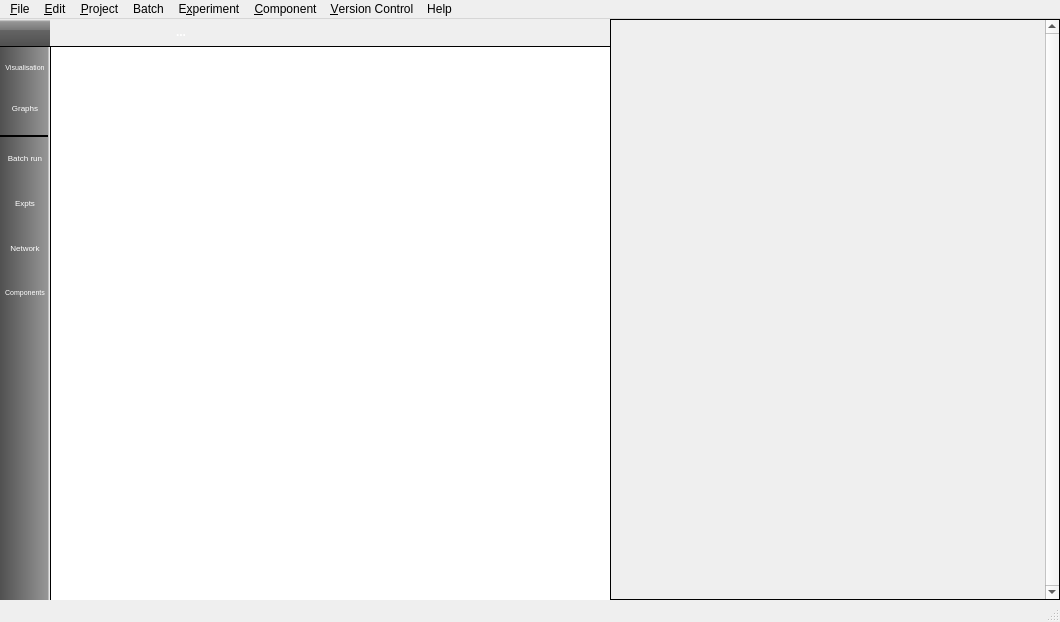
<?xml version="1.0" encoding="UTF-8"?>
<ui version="4.0">
 <class>MainWindow</class>
 <widget class="QMainWindow" name="MainWindow">
  <property name="geometry">
   <rect>
    <x>0</x>
    <y>0</y>
    <width>1060</width>
    <height>622</height>
   </rect>
  </property>
  <property name="sizePolicy">
   <sizepolicy hsizetype="Preferred" vsizetype="Preferred">
    <horstretch>0</horstretch>
    <verstretch>0</verstretch>
   </sizepolicy>
  </property>
  <property name="minimumSize">
   <size>
    <width>630</width>
    <height>460</height>
   </size>
  </property>
  <property name="windowTitle">
   <string notr="true">spineCreator</string>
  </property>
  <property name="windowIcon">
   <iconset resource="icons.qrc">
    <normaloff>:/images/ssBig.png</normaloff>:/images/ssBig.png</iconset>
  </property>
  <property name="unifiedTitleAndToolBarOnMac">
   <bool>false</bool>
  </property>
  <widget class="QWidget" name="centralWidget">
   <property name="minimumSize">
    <size>
     <width>0</width>
     <height>0</height>
    </size>
   </property>
   <layout class="QGridLayout" name="gridLayout">
    <property name="leftMargin">
     <number>0</number>
    </property>
    <property name="topMargin">
     <number>0</number>
    </property>
    <property name="rightMargin">
     <number>0</number>
    </property>
    <property name="bottomMargin">
     <number>0</number>
    </property>
    <property name="spacing">
     <number>0</number>
    </property>
    <item row="0" column="0">
     <widget class="QFrame" name="topleft">
      <property name="sizePolicy">
       <sizepolicy hsizetype="Preferred" vsizetype="Preferred">
        <horstretch>0</horstretch>
        <verstretch>0</verstretch>
       </sizepolicy>
      </property>
      <property name="minimumSize">
       <size>
        <width>0</width>
        <height>27</height>
       </size>
      </property>
      <property name="maximumSize">
       <size>
        <width>16777215</width>
        <height>27</height>
       </size>
      </property>
      <property name="styleSheet">
       <string notr="true">background: qlineargradient(spread:pad, x1:0, y1:0, x2:0, y2:1, stop:0.1 rgba(150, 150, 150, 255), stop:0.405 rgba(120, 120, 120, 255), stop:0.415 rgba(100, 100, 100 255), stop:1 rgba(80, 80, 80, 255), stop:0 rgba(255,255,255,255))</string>
      </property>
      <property name="frameShape">
       <enum>QFrame::NoFrame</enum>
      </property>
      <property name="frameShadow">
       <enum>QFrame::Plain</enum>
      </property>
      <property name="lineWidth">
       <number>1</number>
      </property>
     </widget>
    </item>
    <item row="0" column="2" rowspan="4">
     <widget class="QFrame" name="view1">
      <property name="frameShape">
       <enum>QFrame::NoFrame</enum>
      </property>
      <property name="frameShadow">
       <enum>QFrame::Plain</enum>
      </property>
      <property name="lineWidth">
       <number>0</number>
      </property>
      <layout class="QGridLayout" name="gridLayout_2">
       <property name="leftMargin">
        <number>0</number>
       </property>
       <property name="topMargin">
        <number>0</number>
       </property>
       <property name="rightMargin">
        <number>0</number>
       </property>
       <property name="bottomMargin">
        <number>0</number>
       </property>
       <property name="spacing">
        <number>0</number>
       </property>
       <item row="2" column="0">
        <widget class="Line" name="line_5">
         <property name="maximumSize">
          <size>
           <width>16777215</width>
           <height>1</height>
          </size>
         </property>
         <property name="frameShadow">
          <enum>QFrame::Plain</enum>
         </property>
         <property name="orientation">
          <enum>Qt::Horizontal</enum>
         </property>
        </widget>
       </item>
       <item row="3" column="0">
        <widget class="GLWidget" name="viewport" native="true">
         <property name="sizePolicy">
          <sizepolicy hsizetype="Expanding" vsizetype="Expanding">
           <horstretch>0</horstretch>
           <verstretch>0</verstretch>
          </sizepolicy>
         </property>
         <property name="autoFillBackground">
          <bool>false</bool>
         </property>
         <property name="styleSheet">
          <string notr="true">background: rgb(255,255,255)</string>
         </property>
        </widget>
       </item>
       <item row="1" column="0">
        <widget class="QFrame" name="toolbar_3">
         <property name="sizePolicy">
          <sizepolicy hsizetype="Expanding" vsizetype="Fixed">
           <horstretch>0</horstretch>
           <verstretch>0</verstretch>
          </sizepolicy>
         </property>
         <property name="minimumSize">
          <size>
           <width>0</width>
           <height>27</height>
          </size>
         </property>
         <property name="maximumSize">
          <size>
           <width>16777215</width>
           <height>27</height>
          </size>
         </property>
         <property name="baseSize">
          <size>
           <width>0</width>
           <height>25</height>
          </size>
         </property>
         <property name="styleSheet">
          <string notr="true">QFrame, QToolBar, QToolButton, QFrame &gt; QLayout, QFrame &gt; QToolButton {background: qlineargradient(spread:pad, x1:0, y1:0, x2:0, y2:1, stop:0.1 rgba(150, 150, 150, 255), stop:0.405 rgba(120, 120, 120, 255), stop:0.415 rgba(100, 100, 100 255), stop:1 rgba(80, 80, 80, 255), stop:0 rgba(255,255,255,255))}</string>
         </property>
         <property name="frameShape">
          <enum>QFrame::NoFrame</enum>
         </property>
         <property name="frameShadow">
          <enum>QFrame::Plain</enum>
         </property>
         <property name="lineWidth">
          <number>0</number>
         </property>
         <widget class="QPushButton" name="butA">
          <property name="geometry">
           <rect>
            <x>0</x>
            <y>0</y>
            <width>26</width>
            <height>26</height>
           </rect>
          </property>
          <property name="focusPolicy">
           <enum>Qt::NoFocus</enum>
          </property>
          <property name="toolTip">
           <string>Add population</string>
          </property>
          <property name="statusTip">
           <string>Add a neural population at the cursor</string>
          </property>
          <property name="text">
           <string/>
          </property>
          <property name="icon">
           <iconset resource="icons.qrc">
            <normaloff>:/icons/toolbar/icons/nrnico.png</normaloff>:/icons/toolbar/icons/nrnico.png</iconset>
          </property>
          <property name="iconSize">
           <size>
            <width>26</width>
            <height>26</height>
           </size>
          </property>
          <property name="flat">
           <bool>true</bool>
          </property>
         </widget>
         <widget class="QPushButton" name="butB">
          <property name="geometry">
           <rect>
            <x>30</x>
            <y>0</y>
            <width>26</width>
            <height>26</height>
           </rect>
          </property>
          <property name="focusPolicy">
           <enum>Qt::NoFocus</enum>
          </property>
          <property name="toolTip">
           <string>Add connection</string>
          </property>
          <property name="statusTip">
           <string>Add a connection from the current selected population (left mouse button to add bend, right mouse button to cancel)</string>
          </property>
          <property name="text">
           <string/>
          </property>
          <property name="icon">
           <iconset resource="icons.qrc">
            <normaloff>:/icons/toolbar/icons/colico.png</normaloff>:/icons/toolbar/icons/colico.png</iconset>
          </property>
          <property name="iconSize">
           <size>
            <width>26</width>
            <height>26</height>
           </size>
          </property>
          <property name="flat">
           <bool>true</bool>
          </property>
         </widget>
         <widget class="QPushButton" name="butC">
          <property name="geometry">
           <rect>
            <x>90</x>
            <y>0</y>
            <width>26</width>
            <height>26</height>
           </rect>
          </property>
          <property name="mouseTracking">
           <bool>false</bool>
          </property>
          <property name="focusPolicy">
           <enum>Qt::NoFocus</enum>
          </property>
          <property name="toolTip">
           <string extracomment="Delete">Delete (Del)</string>
          </property>
          <property name="statusTip">
           <string>Delete the current selection (Shortcut: Del)</string>
          </property>
          <property name="whatsThis">
           <string/>
          </property>
          <property name="text">
           <string/>
          </property>
          <property name="icon">
           <iconset resource="icons.qrc">
            <normaloff>:/icons/toolbar/icons/delico.png</normaloff>:/icons/toolbar/icons/delico.png</iconset>
          </property>
          <property name="iconSize">
           <size>
            <width>26</width>
            <height>26</height>
           </size>
          </property>
          <property name="shortcut">
           <string/>
          </property>
          <property name="flat">
           <bool>true</bool>
          </property>
         </widget>
         <widget class="QLabel" name="caption">
          <property name="geometry">
           <rect>
            <x>125</x>
            <y>0</y>
            <width>266</width>
            <height>26</height>
           </rect>
          </property>
          <property name="font">
           <font>
            <weight>75</weight>
            <bold>true</bold>
           </font>
          </property>
          <property name="styleSheet">
           <string notr="true">color: white</string>
          </property>
          <property name="text">
           <string>...</string>
          </property>
          <property name="scaledContents">
           <bool>false</bool>
          </property>
          <property name="indent">
           <number>0</number>
          </property>
         </widget>
         <widget class="QPushButton" name="butSS">
          <property name="geometry">
           <rect>
            <x>60</x>
            <y>0</y>
            <width>26</width>
            <height>26</height>
           </rect>
          </property>
          <property name="mouseTracking">
           <bool>false</bool>
          </property>
          <property name="focusPolicy">
           <enum>Qt::NoFocus</enum>
          </property>
          <property name="toolTip">
           <string extracomment="Delete">Add spike source</string>
          </property>
          <property name="statusTip">
           <string>Add a spike source - this is configured from the experiment</string>
          </property>
          <property name="whatsThis">
           <string/>
          </property>
          <property name="text">
           <string/>
          </property>
          <property name="icon">
           <iconset resource="icons.qrc">
            <normaloff>:/icons/toolbar/icons/ss.png</normaloff>:/icons/toolbar/icons/ss.png</iconset>
          </property>
          <property name="iconSize">
           <size>
            <width>26</width>
            <height>26</height>
           </size>
          </property>
          <property name="shortcut">
           <string/>
          </property>
          <property name="flat">
           <bool>true</bool>
          </property>
         </widget>
        </widget>
       </item>
       <item row="0" column="1" rowspan="4">
        <widget class="QScrollArea" name="info_area">
         <property name="enabled">
          <bool>true</bool>
         </property>
         <property name="sizePolicy">
          <sizepolicy hsizetype="Minimum" vsizetype="Expanding">
           <horstretch>0</horstretch>
           <verstretch>0</verstretch>
          </sizepolicy>
         </property>
         <property name="minimumSize">
          <size>
           <width>450</width>
           <height>0</height>
          </size>
         </property>
         <property name="frameShape">
          <enum>QFrame::Box</enum>
         </property>
         <property name="frameShadow">
          <enum>QFrame::Plain</enum>
         </property>
         <property name="lineWidth">
          <number>1</number>
         </property>
         <property name="verticalScrollBarPolicy">
          <enum>Qt::ScrollBarAlwaysOn</enum>
         </property>
         <property name="horizontalScrollBarPolicy">
          <enum>Qt::ScrollBarAsNeeded</enum>
         </property>
         <property name="widgetResizable">
          <bool>true</bool>
         </property>
         <widget class="QWidget" name="parsPanel">
          <property name="geometry">
           <rect>
            <x>0</x>
            <y>0</y>
            <width>432</width>
            <height>577</height>
           </rect>
          </property>
         </widget>
        </widget>
       </item>
      </layout>
     </widget>
    </item>
    <item row="1" column="1" rowspan="3">
     <widget class="Line" name="line">
      <property name="sizePolicy">
       <sizepolicy hsizetype="Fixed" vsizetype="Ignored">
        <horstretch>0</horstretch>
        <verstretch>0</verstretch>
       </sizepolicy>
      </property>
      <property name="maximumSize">
       <size>
        <width>1</width>
        <height>16777215</height>
       </size>
      </property>
      <property name="frameShadow">
       <enum>QFrame::Plain</enum>
      </property>
      <property name="lineWidth">
       <number>1</number>
      </property>
      <property name="orientation">
       <enum>Qt::Vertical</enum>
      </property>
     </widget>
    </item>
    <item row="1" column="0">
     <widget class="Line" name="line_2">
      <property name="maximumSize">
       <size>
        <width>16777215</width>
        <height>1</height>
       </size>
      </property>
      <property name="frameShadow">
       <enum>QFrame::Plain</enum>
      </property>
      <property name="orientation">
       <enum>Qt::Horizontal</enum>
      </property>
     </widget>
    </item>
    <item row="2" column="0" rowspan="2">
     <widget class="QFrame" name="viewSelector">
      <property name="sizePolicy">
       <sizepolicy hsizetype="Fixed" vsizetype="Preferred">
        <horstretch>0</horstretch>
        <verstretch>0</verstretch>
       </sizepolicy>
      </property>
      <property name="minimumSize">
       <size>
        <width>50</width>
        <height>0</height>
       </size>
      </property>
      <property name="styleSheet">
       <string notr="true">background: qlineargradient(spread:pad, x1:0, y1:0, x2:1, y2:0, stop:0 rgba(80, 80, 80, 255), stop:0.95 rgba(150, 150, 150, 255), stop:1 rgba(255,255,255,255))</string>
      </property>
      <property name="frameShape">
       <enum>QFrame::Box</enum>
      </property>
      <property name="frameShadow">
       <enum>QFrame::Plain</enum>
      </property>
      <property name="lineWidth">
       <number>0</number>
      </property>
      <widget class="QToolButton" name="tab1">
       <property name="geometry">
        <rect>
         <x>0</x>
         <y>180</y>
         <width>50</width>
         <height>41</height>
        </rect>
       </property>
       <property name="minimumSize">
        <size>
         <width>50</width>
         <height>0</height>
        </size>
       </property>
       <property name="font">
        <font>
         <pointsize>6</pointsize>
        </font>
       </property>
       <property name="toolTip">
        <string/>
       </property>
       <property name="statusTip">
        <string>The network-level view of the model</string>
       </property>
       <property name="styleSheet">
        <string notr="true">border: 0px; color:white</string>
       </property>
       <property name="text">
        <string>Network</string>
       </property>
       <property name="icon">
        <iconset resource="icons.qrc">
         <normaloff>:/icons/toolbar/SYS.png</normaloff>:/icons/toolbar/SYS.png</iconset>
       </property>
       <property name="iconSize">
        <size>
         <width>26</width>
         <height>26</height>
        </size>
       </property>
       <property name="toolButtonStyle">
        <enum>Qt::ToolButtonTextUnderIcon</enum>
       </property>
      </widget>
      <widget class="QToolButton" name="tab2">
       <property name="geometry">
        <rect>
         <x>0</x>
         <y>0</y>
         <width>50</width>
         <height>41</height>
        </rect>
       </property>
       <property name="minimumSize">
        <size>
         <width>50</width>
         <height>0</height>
        </size>
       </property>
       <property name="font">
        <font>
         <pointsize>5</pointsize>
        </font>
       </property>
       <property name="toolTip">
        <string/>
       </property>
       <property name="statusTip">
        <string>3D views of the model</string>
       </property>
       <property name="styleSheet">
        <string notr="true">border: 0px; color:white</string>
       </property>
       <property name="text">
        <string>Visualisation</string>
       </property>
       <property name="icon">
        <iconset resource="icons.qrc">
         <normaloff>:/icons/toolbar/POP.png</normaloff>:/icons/toolbar/POP.png</iconset>
       </property>
       <property name="iconSize">
        <size>
         <width>26</width>
         <height>26</height>
        </size>
       </property>
       <property name="toolButtonStyle">
        <enum>Qt::ToolButtonTextUnderIcon</enum>
       </property>
      </widget>
      <widget class="QToolButton" name="tab3">
       <property name="geometry">
        <rect>
         <x>0</x>
         <y>225</y>
         <width>50</width>
         <height>41</height>
        </rect>
       </property>
       <property name="minimumSize">
        <size>
         <width>50</width>
         <height>0</height>
        </size>
       </property>
       <property name="font">
        <font>
         <pointsize>5</pointsize>
        </font>
       </property>
       <property name="toolTip">
        <string/>
       </property>
       <property name="statusTip">
        <string>Create and edit components</string>
       </property>
       <property name="styleSheet">
        <string notr="true">border: 0px; color:white; background: qlineargradient(spread:pad, x1:0, y1:0, x2:1, y2:0, stop:0 rgba(80, 80, 80, 255), stop:0.95 rgba(150, 150, 150, 255), stop:1 rgba(255,255,255,255))</string>
       </property>
       <property name="text">
        <string>Components</string>
       </property>
       <property name="icon">
        <iconset resource="icons.qrc">
         <normaloff>:/icons/toolbar/icons/nrnico.png</normaloff>:/icons/toolbar/icons/nrnico.png</iconset>
       </property>
       <property name="iconSize">
        <size>
         <width>26</width>
         <height>26</height>
        </size>
       </property>
       <property name="toolButtonStyle">
        <enum>Qt::ToolButtonTextUnderIcon</enum>
       </property>
      </widget>
      <widget class="QToolButton" name="tab0">
       <property name="geometry">
        <rect>
         <x>0</x>
         <y>135</y>
         <width>50</width>
         <height>41</height>
        </rect>
       </property>
       <property name="minimumSize">
        <size>
         <width>50</width>
         <height>0</height>
        </size>
       </property>
       <property name="font">
        <font>
         <pointsize>6</pointsize>
        </font>
       </property>
       <property name="toolTip">
        <string/>
       </property>
       <property name="statusTip">
        <string>Experiments for this model</string>
       </property>
       <property name="styleSheet">
        <string notr="true">border: 0px; color:white</string>
       </property>
       <property name="text">
        <string>Expts</string>
       </property>
       <property name="icon">
        <iconset resource="icons.qrc">
         <normaloff>:/icons/toolbar/icons/xptico.png</normaloff>:/icons/toolbar/icons/xptico.png</iconset>
       </property>
       <property name="iconSize">
        <size>
         <width>26</width>
         <height>26</height>
        </size>
       </property>
       <property name="toolButtonStyle">
        <enum>Qt::ToolButtonTextUnderIcon</enum>
       </property>
      </widget>
      <widget class="QToolButton" name="tab4">
       <property name="geometry">
        <rect>
         <x>0</x>
         <y>40</y>
         <width>50</width>
         <height>41</height>
        </rect>
       </property>
       <property name="minimumSize">
        <size>
         <width>50</width>
         <height>0</height>
        </size>
       </property>
       <property name="font">
        <font>
         <pointsize>6</pointsize>
        </font>
       </property>
       <property name="toolTip">
        <string/>
       </property>
       <property name="statusTip">
        <string>Graph logged data</string>
       </property>
       <property name="styleSheet">
        <string notr="true">border: 0px; color:white; background: qlineargradient(spread:pad, x1:0, y1:0, x2:1, y2:0, stop:0 rgba(80, 80, 80, 255), stop:0.95 rgba(150, 150, 150, 255), stop:1 rgba(255,255,255,255))</string>
       </property>
       <property name="text">
        <string>Graphs</string>
       </property>
       <property name="icon">
        <iconset resource="icons.qrc">
         <normaloff>:/icons/toolbar/images/graphs.png</normaloff>:/icons/toolbar/images/graphs.png</iconset>
       </property>
       <property name="iconSize">
        <size>
         <width>26</width>
         <height>26</height>
        </size>
       </property>
       <property name="toolButtonStyle">
        <enum>Qt::ToolButtonTextUnderIcon</enum>
       </property>
      </widget>
      <widget class="QFrame" name="frame">
       <property name="geometry">
        <rect>
         <x>0</x>
         <y>88</y>
         <width>48</width>
         <height>1</height>
        </rect>
       </property>
       <property name="frameShape">
        <enum>QFrame::HLine</enum>
       </property>
       <property name="frameShadow">
        <enum>QFrame::Plain</enum>
       </property>
      </widget>
      <widget class="QFrame" name="frame_2">
       <property name="geometry">
        <rect>
         <x>0</x>
         <y>89</y>
         <width>48</width>
         <height>1</height>
        </rect>
       </property>
       <property name="frameShape">
        <enum>QFrame::StyledPanel</enum>
       </property>
       <property name="frameShadow">
        <enum>QFrame::Raised</enum>
       </property>
      </widget>
      <widget class="QToolButton" name="tabBatch">
       <property name="geometry">
        <rect>
         <x>0</x>
         <y>90</y>
         <width>50</width>
         <height>41</height>
        </rect>
       </property>
       <property name="minimumSize">
        <size>
         <width>50</width>
         <height>0</height>
        </size>
       </property>
       <property name="font">
        <font>
         <pointsize>6</pointsize>
        </font>
       </property>
       <property name="toolTip">
        <string/>
       </property>
       <property name="statusTip">
        <string>Experiments for this model</string>
       </property>
       <property name="styleSheet">
        <string notr="true">border: 0px; color:white</string>
       </property>
       <property name="text">
        <string>Batch run</string>
       </property>
       <property name="icon">
        <iconset resource="icons.qrc">
         <normaloff>:/icons/toolbar/images/acptShad.png</normaloff>:/icons/toolbar/images/acptShad.png</iconset>
       </property>
       <property name="iconSize">
        <size>
         <width>26</width>
         <height>26</height>
        </size>
       </property>
       <property name="toolButtonStyle">
        <enum>Qt::ToolButtonTextUnderIcon</enum>
       </property>
      </widget>
     </widget>
    </item>
   </layout>
  </widget>
  <widget class="QMenuBar" name="menuBar">
   <property name="geometry">
    <rect>
     <x>0</x>
     <y>0</y>
     <width>1060</width>
     <height>22</height>
    </rect>
   </property>
   <widget class="QMenu" name="menuFile">
    <property name="title">
     <string>&amp;File</string>
    </property>
    <widget class="QMenu" name="menuRecent_projects">
     <property name="title">
      <string>Recent projects</string>
     </property>
     <addaction name="separator"/>
     <addaction name="actionClear_list"/>
    </widget>
    <addaction name="actionNew_model"/>
    <addaction name="actionImport_model"/>
    <addaction name="menuRecent_projects"/>
    <addaction name="actionExport_model"/>
    <addaction name="actionSave_project_as"/>
    <addaction name="separator"/>
    <addaction name="actionImport_network"/>
    <addaction name="actionE_xport_network"/>
    <addaction name="separator"/>
    <addaction name="actionImport_neuron"/>
    <addaction name="actionExport_Component"/>
    <addaction name="separator"/>
    <addaction name="actionImport_layouts"/>
    <addaction name="actionExport_layout"/>
    <addaction name="separator"/>
    <addaction name="actionSave_Image"/>
    <addaction name="separator"/>
    <addaction name="action_Close_project"/>
    <addaction name="separator"/>
    <addaction name="actionExit"/>
   </widget>
   <widget class="QMenu" name="menuEdit">
    <property name="title">
     <string>&amp;Edit</string>
    </property>
    <addaction name="actionDelete_current_selection"/>
    <addaction name="actionEdit_Simulators"/>
    <addaction name="separator"/>
   </widget>
   <widget class="QMenu" name="menuNeuron">
    <property name="title">
     <string>&amp;Component</string>
    </property>
    <addaction name="actionNew"/>
    <addaction name="separator"/>
    <addaction name="actionValidate_component_for_use"/>
    <addaction name="separator"/>
    <addaction name="actionShowHideParams"/>
    <addaction name="actionShowHidePorts"/>
   </widget>
   <widget class="QMenu" name="menuModel">
    <property name="title">
     <string>&amp;Version Control</string>
    </property>
    <widget class="QMenu" name="menuVersion_control">
     <property name="title">
      <string>&amp;Version control</string>
     </property>
     <addaction name="actionCommit_model"/>
     <addaction name="action_Update_model"/>
     <addaction name="action_Revert_model"/>
     <addaction name="actionRepository_status"/>
     <addaction name="actionRepository_log"/>
    </widget>
    <addaction name="menuVersion_control"/>
    <addaction name="actionRe_scan_for_VCS"/>
   </widget>
   <widget class="QMenu" name="menuHelp">
    <property name="title">
     <string>Help</string>
    </property>
    <addaction name="actionVersion_200"/>
    <addaction name="actionAbout"/>
   </widget>
   <widget class="QMenu" name="menuExperiment">
    <property name="title">
     <string>E&amp;xperiment</string>
    </property>
    <addaction name="actionRun_experiment"/>
    <addaction name="actionDuplicate_experiment"/>
   </widget>
   <widget class="QMenu" name="menuProject">
    <property name="title">
     <string>&amp;Project</string>
    </property>
   </widget>
   <widget class="QMenu" name="menuBatch">
    <property name="title">
     <string>Batch</string>
    </property>
   </widget>
   <addaction name="menuFile"/>
   <addaction name="menuEdit"/>
   <addaction name="menuProject"/>
   <addaction name="menuBatch"/>
   <addaction name="menuExperiment"/>
   <addaction name="menuNeuron"/>
   <addaction name="menuModel"/>
   <addaction name="menuHelp"/>
  </widget>
  <widget class="QStatusBar" name="statusBar"/>
  <action name="actionImport_neuron">
   <property name="text">
    <string>Import &amp;components</string>
   </property>
  </action>
  <action name="actionExport_model">
   <property name="text">
    <string>&amp;Save project</string>
   </property>
   <property name="shortcut">
    <string>Ctrl+S</string>
   </property>
  </action>
  <action name="actionExport_Component">
   <property name="text">
    <string>&amp;Export component</string>
   </property>
  </action>
  <action name="actionImport_model">
   <property name="text">
    <string>Load &amp;project</string>
   </property>
   <property name="shortcut">
    <string>Ctrl+O</string>
   </property>
  </action>
  <action name="actionNew_model">
   <property name="text">
    <string>&amp;New project</string>
   </property>
   <property name="shortcut">
    <string>Ctrl+N</string>
   </property>
  </action>
  <action name="actionImport_CSV">
   <property name="text">
    <string>Import CSV</string>
   </property>
   <property name="toolTip">
    <string>Import connectivity in Comma Seperated Variable format</string>
   </property>
  </action>
  <action name="actionDelete_current_selection">
   <property name="text">
    <string>&amp;Delete current selection</string>
   </property>
   <property name="shortcutContext">
    <enum>Qt::WindowShortcut</enum>
   </property>
  </action>
  <action name="actionSort_components">
   <property name="text">
    <string>Manage library</string>
   </property>
  </action>
  <action name="actionImport_layouts">
   <property name="text">
    <string>Import &amp;layouts</string>
   </property>
  </action>
  <action name="actionExport_layout">
   <property name="text">
    <string>Export la&amp;yout</string>
   </property>
  </action>
  <action name="actionRun_in_BRAHMS">
   <property name="text">
    <string>Run in BRAHMS</string>
   </property>
  </action>
  <action name="actionExit">
   <property name="text">
    <string>E&amp;xit</string>
   </property>
  </action>
  <action name="actionSave_Image">
   <property name="text">
    <string>Save &amp;Image</string>
   </property>
  </action>
  <action name="actionEdit_Simulators">
   <property name="text">
    <string>&amp;Settings</string>
   </property>
  </action>
  <action name="actionShowHideParams">
   <property name="checkable">
    <bool>true</bool>
   </property>
   <property name="text">
    <string>Show pa&amp;rameters</string>
   </property>
   <property name="toolTip">
    <string>Show parameters dialog</string>
   </property>
  </action>
  <action name="actionShowHidePorts">
   <property name="checkable">
    <bool>true</bool>
   </property>
   <property name="text">
    <string>Show &amp;ports</string>
   </property>
   <property name="toolTip">
    <string>Show ports dialog</string>
   </property>
  </action>
  <action name="actionSelectComponent">
   <property name="text">
    <string>Edit loaded component</string>
   </property>
  </action>
  <action name="actionStoreComponent">
   <property name="text">
    <string>Store to library</string>
   </property>
  </action>
  <action name="actionNew">
   <property name="text">
    <string>&amp;New component</string>
   </property>
  </action>
  <action name="actionUndo">
   <property name="text">
    <string>Undo</string>
   </property>
   <property name="shortcut">
    <string>Ctrl+Z</string>
   </property>
  </action>
  <action name="actionRedo">
   <property name="text">
    <string>Redo</string>
   </property>
   <property name="shortcut">
    <string>Ctrl+Shift+Z</string>
   </property>
  </action>
  <action name="actionRun_experiment">
   <property name="text">
    <string>Run experiment</string>
   </property>
  </action>
  <action name="actionVersion_200">
   <property name="text">
    <string>Version 201</string>
   </property>
  </action>
  <action name="actionSave_component_as">
   <property name="text">
    <string>Save component &amp;as...</string>
   </property>
  </action>
  <action name="actionValidate_component_for_use">
   <property name="text">
    <string>&amp;Validate component for use</string>
   </property>
  </action>
  <action name="actionCommit_model">
   <property name="text">
    <string>&amp;Commit project</string>
   </property>
  </action>
  <action name="action_Revert_model">
   <property name="text">
    <string>&amp;Revert project</string>
   </property>
  </action>
  <action name="action_Update_model">
   <property name="text">
    <string>&amp;Update project</string>
   </property>
  </action>
  <action name="actionRepository_status">
   <property name="text">
    <string>Repository &amp;status</string>
   </property>
  </action>
  <action name="actionRepository_log">
   <property name="text">
    <string>Repository &amp;log</string>
   </property>
  </action>
  <action name="actionRe_scan_for_VCS">
   <property name="text">
    <string>Re-&amp;detectVCS</string>
   </property>
  </action>
  <action name="actionAbout">
   <property name="text">
    <string>About</string>
   </property>
  </action>
  <action name="actionSave_project_as">
   <property name="text">
    <string>Save project &amp;as...</string>
   </property>
  </action>
  <action name="actionImport_network">
   <property name="text">
    <string>Import &amp;network</string>
   </property>
  </action>
  <action name="actionE_xport_network">
   <property name="text">
    <string>E&amp;xport network </string>
   </property>
  </action>
  <action name="action_Close_project">
   <property name="text">
    <string>&amp;Close project</string>
   </property>
  </action>
  <action name="actionClear_list">
   <property name="text">
    <string>Clear list</string>
   </property>
  </action>
  <action name="actionDuplicate_experiment">
   <property name="text">
    <string>Duplicate experiment</string>
   </property>
  </action>
 </widget>
 <layoutdefault spacing="3" margin="0"/>
 <customwidgets>
  <customwidget>
   <class>GLWidget</class>
   <extends>QWidget</extends>
   <header>glwidget.h</header>
   <container>1</container>
   <slots>
    <signal>MouseMoveEvent(QMouseEvent)</signal>
   </slots>
  </customwidget>
 </customwidgets>
 <resources>
  <include location="icons.qrc"/>
 </resources>
 <connections/>
 <designerdata>
  <property name="gridDeltaX">
   <number>5</number>
  </property>
  <property name="gridDeltaY">
   <number>5</number>
  </property>
  <property name="gridSnapX">
   <bool>true</bool>
  </property>
  <property name="gridSnapY">
   <bool>true</bool>
  </property>
  <property name="gridVisible">
   <bool>true</bool>
  </property>
 </designerdata>
</ui>
